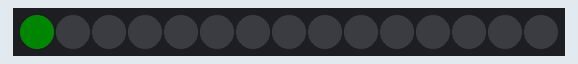
This sketch was run on a simulated ESP8266 (NodeMCU). Shown: 15 RGB LEDs in strip order, left to right. Dim RGB values are drawn brighter than linear; random numbers use the default seed unless the sketch sets one.

Above: at 1.15 s.
At 5.0 s:
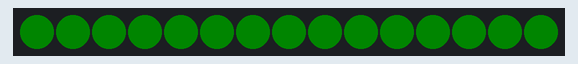
At 19.4 s:
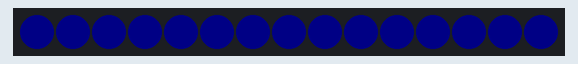
At 37.5 s:
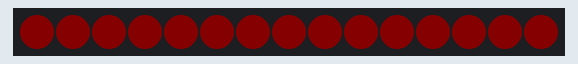

The sketch:

wandLight.ino
```cpp
#include <Adafruit_NeoPixel.h>

// NodeMCU D3 pin
#define PIN            D3

// How many NeoPixels are attached to the Arduino?
#define NUMPIXELS      15

Adafruit_NeoPixel pixels = Adafruit_NeoPixel(NUMPIXELS, PIN, NEO_GRB + NEO_KHZ800);
int delayval = 1000;

void setup() {
  pixels.begin();
  pixels.setBrightness(32);

  delay(delayval);
}

void loop() {
  int buttonPressed = random(3);
  charge(buttonPressed);
  delay(delayval);

  discharge();
  delay(delayval);

  // pace the loop
  delay(delayval);
}

void charge(int button) {
    uint32_t color;

    if(button == 0) {
        // red
        color = pixels.Color(64,0,0);
    }
    else if(button == 1) {
        // green
        color = pixels.Color(0,64,0);
    }
    else if(button == 2) {
        // blue
        color = pixels.Color(0,0,64);
    }

    int numPixel = pixels.numPixels();

    for(int i=0; i < numPixel; i++) {
      pixels.setPixelColor(i, color );
      pixels.show();
      delay(20);
    }
}

void discharge() {
    uint32_t color = pixels.Color(0,0,0);

    int numPixel = pixels.numPixels();
    for(int i=0; i < numPixel; i++) {
      pixels.setPixelColor(i, color );
      pixels.show();
      delay(20);
    }

}
```
